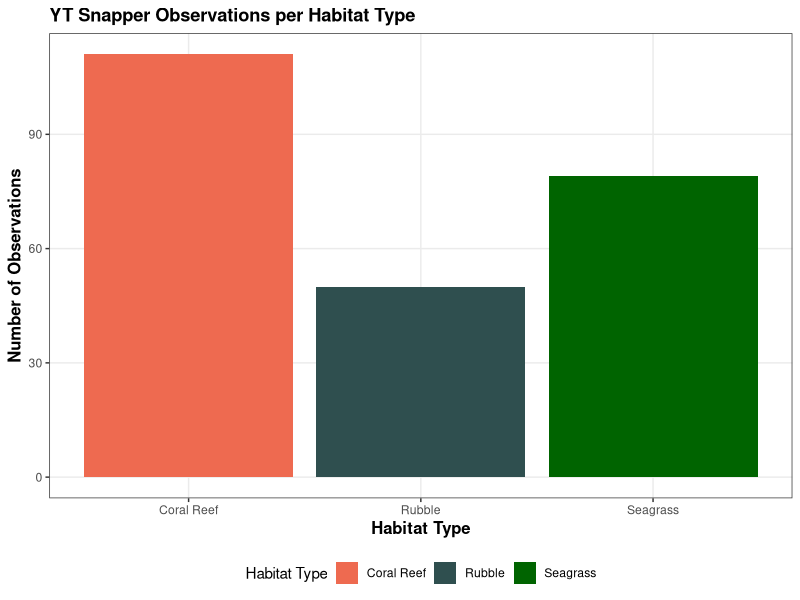
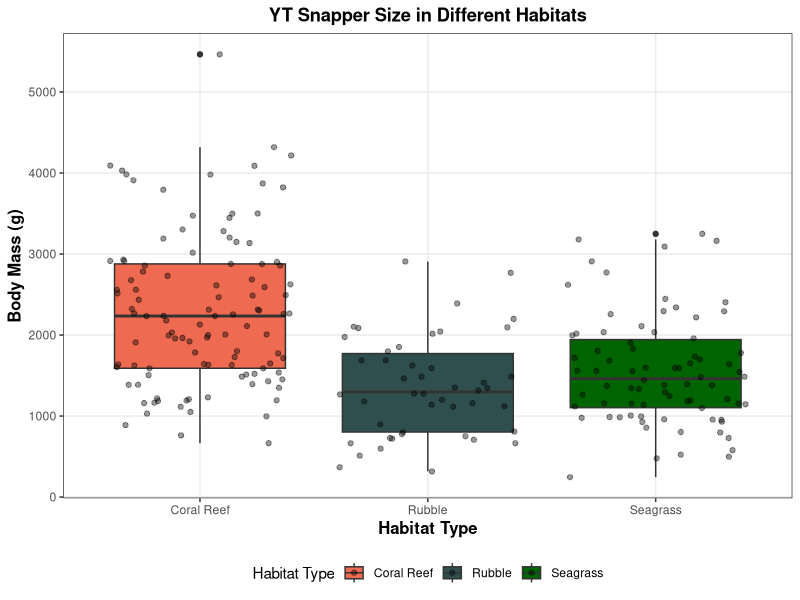
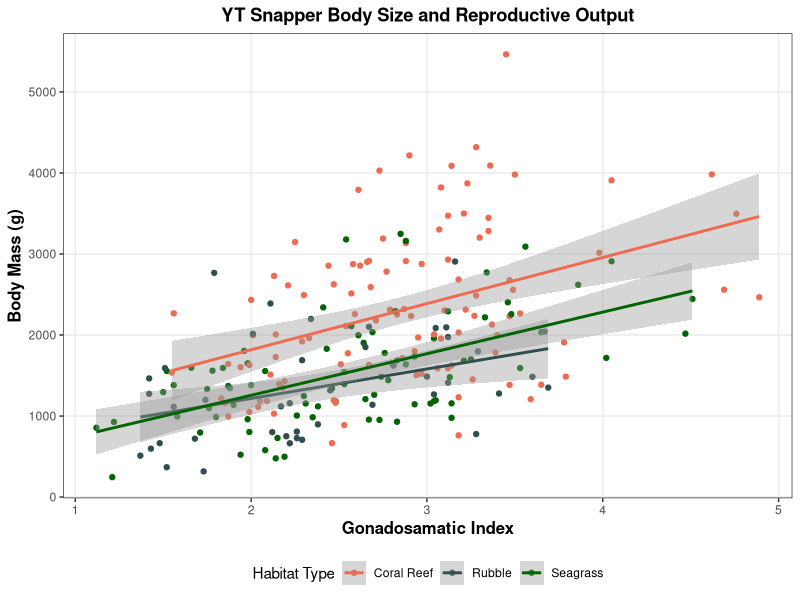
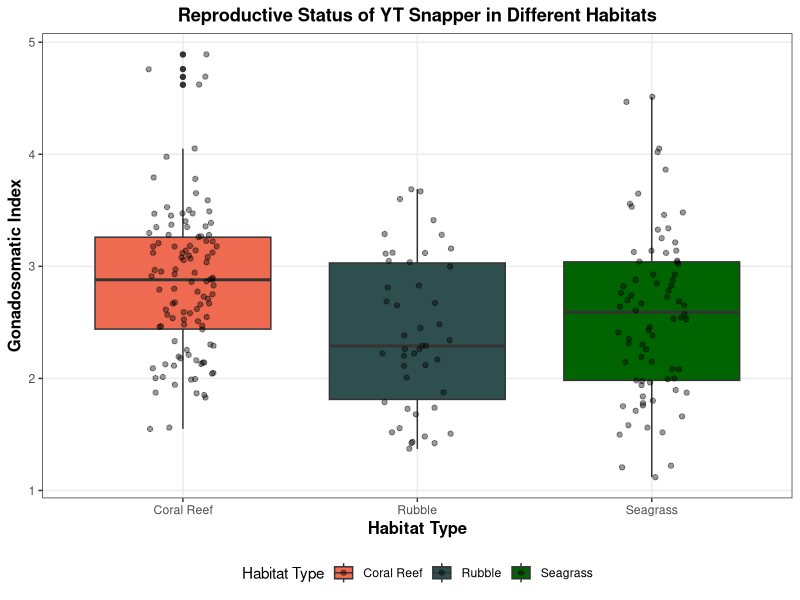
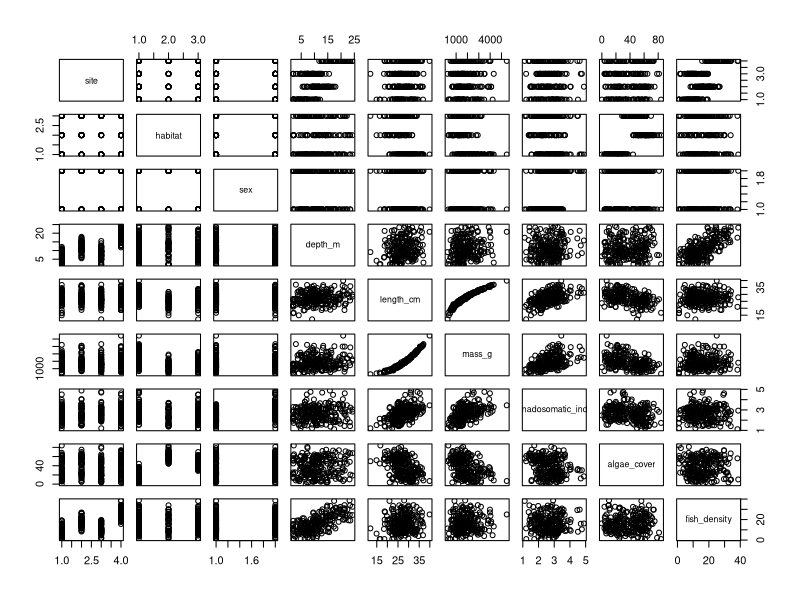

Write the R code that produced these figures, in order.
# MES 503 Lab Assignment 1
# Exploring Ecological Data with ggplot2
# 8/26/2026 
# Created by Kayla Blincow (with help from ChatGPT)
# ------------------------------------------------------------------------------

# INSTRUCTIONS
# Complete this script as you work through the assignment.
# - Replace every "# FILL IN" section with your own code or written response.
# - Comment your code so that someone else can follow your workflow.
# - Do not delete the research questions or prompts.
# - Your script should run from beginning to end without errors.
# - Save this script as: LastName_FirstName_MES503_LabAssignment1.R
# - Submit your completed script to Brightspace by the deadline.


#### SCENARIO ####
# We are biologists interested in yellowtail snapper populations on a protected
# island in the Caribbean. We sample four different sites across the island and
# gather data on different variables associated with the environment and take 
# samples of yellowtail snapper individuals.

# The yellowtail_snapper.csv file contains the data we collected.
# (NOTE: this is a generated dataset, it is not real)

# The variables included are:
# site (shr) - Site on island 
# habitat (chr) - Type of habitat
# sex (chr) - sex of fish individual collected
# depth_m (num) - depth where fish individual was collected
# length_cm (num) - length of fish individual collected
# mass_g (int) - mass of fish individual collected 
# gonadosomatic_index (num) - gonadosomatic index of fish individual collected (percent) 
# algae_cover (num) - estimated algae cover where fish individual was collected (percent)
# fish_density (num) - estimated fish density where fish individual was collected (ind/100 m^2)


#### PART 1: SET UP YOUR SCRIPT & GET TO KNOW YOUR DATA ####

# Load the packages you will need.
# You should only need ggplot2 for this assignment.

library(ggplot2)


# Import your CSV file.
# Update the file path below so that R can find your data.

ytsnap <- read.csv("yellowtail_snapper.csv")


# Take a look at your data.
# Use a function to display the first six rows.

head(ytsnap)


# How many observations are included in the dataset?
# Which variables are categorical?
# Which variables are continuous?

str(ytsnap)
# there are 240 variables
# site, habitat, and sex are categorical 
# depth, length, mass, gonadosomatic index, algae cover, and fish density are continuous 

# What ecological question do you think this dataset could help investigate?

# this data set could help investigate a lot of ecological questions! all this information provides data on yellow tail snapper ecology. it could investigate the difference between male and females, how algae cover may effect habitat selection, habitat selection and site based on fish density, if depth effects their habitat selection, if male and females like to spend time together or not, the maturity of fish and how that may impact some of their preferences based on the gonadosomatic index...


# Identify one variable that could potentially be used as a predictor
# and one variable that could be used as a response.
# Explain your reasoning.

# i think that habitat could be used as a predictor and a response could be fish density.I know that fish can be particular of where they like to hang out, often based on food availability and cover/ nooks and crannies to hide in. If there is a more favorable area for these needs, such as a coral reef, there may be a higher density in fish. In less favorable areas, such as perhaps rubble, there may be a lower density in fish. 



#### PART 2: VISUALIZATION 1 — DESCRIBE THE DATA ####

# RESEARCH QUESTION:
# How are observations distributed among sampling sites?


# Create a visualization showing the number of observations from each habitat type.
#
#
# Your plot should:
# - use an appropriate ggplot2 geom;
# - clearly identify the habitats;
# - have informative axis labels;
# - include an informative title;
# - include at least TWO customization elements from Week 3's lab.

ggplot(data = ytsnap, mapping = aes(x = habitat, 
                     fill = habitat)) +
  geom_bar() + 
  scale_fill_manual(values = c("Coral Reef" = "coral2",
                                "Rubble" = "darkslategray",
                                "Seagrass" = "darkgreen")) + 
  #I added the colors that I felt represented the different sites best, which will help me grasp the data throughout the project
  labs(x = "Habitat Type",
       y = "Number of Observations",
    title = "YT Snapper Observations per Habitat Type",
    fill= "Habitat Type")+
  theme_bw()+
  theme(plot.title = element_text (face = "bold"),
        legend.position = "bottom", 
        axis.title = element_text(size = 12, face= "bold"),
        panel.grid.minor = element_blank()) 

# INTERPRETATION
#
# 1. Which habitat has the largest sample size?
# 2. Which habitat has the smallest sample size?
# 3. Are sample sizes approximately equal among habitats?
# 4. How might differences in sample size influence your ability to compare habitats?


# 1.The coral reef habitat has the largest sample size
# 2.The rubble habitat had the smallest sample size
# 3.The sample sizes are not equal among habitats. 
# 4.Different sample sizes could skew results/ differences between habitats. It is difficult to compare when there are differences in samples, because the group with less samples may not be represented as well and could introduce bias as a group with more samples. 



#### PART 3: VISUALIZATION 2 — COMPARE GROUPS ####

# RESEARCH QUESTION:
# Does body size differ among habitat types?


# Create a visualization that allows you to compare the distribution of body size
# among habitat types.
#
#
# Your plot should:
# - clearly identify the habitat categories;
# - clearly identify the body-size variable;
# - include appropriate labels;
# - include an informative title;
# - use at least TWO customization elements from Week 3's lab.

ggplot(data = ytsnap,
       mapping = aes(x = habitat,
                     y = mass_g,
                     fill = habitat)) + 
  geom_boxplot()+
  geom_jitter(alpha = 0.4)+
  #jitter! I think this good to add to this plot to show the range
  scale_fill_manual(values = c("Rubble" = "darkslategray",
                                "Seagrass" = "darkgreen",  
                                "Coral Reef" = "coral2")) +
  labs (x= "Habitat Type", 
        y = "Body Mass (g)", 
        title = "YT Snapper Size in Different Habitats", 
        fill = "Habitat Type")+
  theme_bw() +
  theme(plot.title = element_text(hjust = 0.5, face = "bold"),
        legend.position = "bottom", 
        axis.title = element_text(size = 12, face= "bold"),
        panel.grid.minor = element_blank()) 



# INTERPRETATION
#
# 1. Which habitat appears to have the largest individuals on average?
# 2. Which habitat shows the greatest amount of variation in body size?
# 3. Do the distributions overlap among habitats?
# 4. Are there any observations that appear unusual or potentially influential?
# 5. Based only on your visualization, would you conclude that habitat causes
#    differences in body size? Why or why not?

# 1. The coral reef habitat appears to have the largest individuals
# 2. Coral reefs also had the greatest variation in body size. 
# 3. The distrubutions do overlap. 
# 4. The only observation I can see that may skew data is the outlier in the coral reef habitat. It appears as though there was once huge fish they recored, in comparison to the other fish in this study. This outlier may be making the coral reef fish average be much bigger. 
# 5. Based on only my observation, I would say that there is no difference in body size based between habitats. This is because I look to see where the standard error bars lay, and I see they are overlapping with other groups. 



#### PART 4: VISUALIZATION 3 — INVESTIGATE A RELATIONSHIP ####

# RESEARCH QUESTION:
# Is body size related to reproductive output?


# Create a visualization investigating the relationship between body size
# and gonadosomatic index (a metric of reproductive output).
#
# Your plot should:
# - use an appropriate visualization for two continuous variables;
# - include a categorical variable using an aesthetic such as color or shape;
# - include appropriate axis labels;
# - include an informative title;
# - use at least TWO customization elements from Week 3's lab.


ggplot(data = ytsnap,
       mapping = aes(x = gonadosomatic_index,
                     y = mass_g,
                     color = habitat))+ 
  geom_point()+ 
  geom_smooth(method = "lm") +
  # this is how to add the line and grey bar around the line to fully understand the direction the data is trending in
  scale_color_manual(values = c("Rubble" = "darkslategray",
                               "Seagrass" = "darkgreen",  
                               "Coral Reef" = "coral2")) +
  labs (x= "Gonadosamatic Index", 
        y = "Body Mass (g)", 
        title = "YT Snapper Body Size and Reproductive Output", 
        color = "Habitat Type")+
  theme_bw()+
  theme(plot.title = element_text(hjust = 0.5, face = "bold"),
      legend.position = "bottom", 
      axis.title = element_text(size = 12, face= "bold"),
      panel.grid.minor = element_blank()) 
# i think a boxplot with jitter is the best way to present this data. A box plot will show the median and range, and a jitter will show how this data would be dispersed. I thought about using a violin plot, but I didnt feel like it the important parts of a data set as well, such as the median and quartiles, to fully understand how the data is spread. 


# INTERPRETATION
#
# 1. Describe the overall relationship between body size and reproductive output.
# 2. Does the relationship appear positive, negative, or absent?
# 3. Are there any unusual observations or potential outliers?
# 4. Based on your visualization, would you expect body size to be a useful
#    predictor of reproductive output? Explain your reasoning.

#1. There appears to be a strong positive linear relationship between gonadosomatic index and body size. 
#2. Positive. What this means is that it appears as body size increases, so does reproductive output. 
#3. There are some outliers, specifically in the coral reef fish, which have a higher body mass
#4. Based on my visualization, I would expect body size to be a good indicator of reproductive output. 



#### PART 5: DEVELOP YOUR OWN ECOLOGICAL QUESTION ####

# Now you will use R more independently.
#
# Develop your own ecological question using the dataset.
#
# Your question must:
# - involve at least two variables;
# - investigate a relationship or difference;
# - be answerable using a visualization;
# - involve an ecological interpretation.


# STEP 1: STATE YOUR QUESTION

# Research Question:

# Is there is a relationship between habitat type and the gonadosomatic index?



# STEP 2: MAKE A PREDICTION

# Before creating your visualization, make a prediction.

# Prediction:
# I predict that gonadosomatic index will be highest in coral reef habitat, and lowest in rubble because a high gonadosmatic index could predict readiness to spawn, and fish may want to spawn in areas with a high amount of resources, such as a coral reef, in comparison to an area with a low amount of resources, such as the rubble habiat. 


# STEP 3: CREATE YOUR VISUALIZATION

# Create an appropriate ggplot2 visualization to investigate your question.
#
# Your plot must:
# - use an appropriate geometry;
# - use appropriate variables;
# - have informative axis labels;
# - have an informative title;
# - include at least THREE customization elements from Week 3's lab.

ggplot(data = ytsnap, aes(x = habitat,
                          y = gonadosomatic_index,
                          fill = habitat)) + 
  geom_boxplot()+ 
  geom_jitter(alpha = 0.4, width = 0.15) +
  scale_fill_manual(values = c("Rubble" = "darkslategray",
                                "Seagrass" = "darkgreen",  
                                "Coral Reef" = "coral2")) +
  labs(x = "Habitat Type", y = "Gonadosomatic Index",
       fill = "Habitat Type",
       title = "Reproductive Status of YT Snapper in Different Habitats") + 
  theme_bw() +
  theme(plot.title = element_text(hjust = 0.5, face = "bold"),
        legend.position = "bottom", 
        axis.title = element_text(size = 12, face= "bold"),
        panel.grid.minor = element_blank()) 



# geom_boxplot()# STEP 4: INTERPRET YOUR VISUALIZATION
#
# Write a short interpretation of your visualization.
#
# Your interpretation should:
# - describe the major pattern you observe;
# - explain whether the results support your prediction;
# - identify important variation or unusual observations;
# - provide a possible ecological explanation for the pattern.

# The coral reef, rubble, and sea grass sights have similar distributions, but the coral reef site does have the highest median gonadosomatic index. I think the coral reef sites have the highest gonadosamtic index, agreeing with my hypothesis, because of the high amount of nutrients and habitability of coral reefs. The coral reef site also had the only outlieers, which were very high, which I think supports my hypothesis as well. The rubble site has the lowest median gonadosomatic index, which also agrees with my hypothesis! I think this is because rubble does not provide the resources fish may want to give their offspring the best chance possible of survival, so therefor, fish with a high gonadosomatic index are not going to rubble sites to reproduce. The sea grass sight interestingly had the widest range. I think this may be because sea grass sights nutrient availability is highly variable, so sometimes if fish are able to find a habitable area for 


#### PART 6: CRITICAL THINKING ####

# Answer each question in complete sentences.
plot(ytsnap)

# 1. ASSOCIATION VS. CAUSATION
#
# One or more of your visualizations may show a relationship between two variables.
# Does observing a relationship between two variables mean that one variable
# causes the other?
#
# Use an example from this dataset to explain your answer.

# Just because there is a relationship between two variables does not mean that one another causes eachother, however, they could be. For example, in this data set, length and mass look to be correlated, but really they are just associated because as a fish gets longer it does get heavier. On the other hand, fish density increases as depth increases, fish density increasing is probably caused by depth increasing in this case.



# 2. CONFOUNDING VARIABLES
#
# Identify one variable in the dataset that could potentially confound one of
# the relationships you investigated.
#
# Explain how this variable could influence the relationship you observed.

# Depth could be a confounding factor in the reproductive status of fish in coral reef, rubble, and seagrass habitats. Depth probably varies for all of these habitats, and if the yellow tail snapper prefers to spawn in a shallower or deeper area, their gonadosomatic index may change based on what depth they are at. 



# 3. SAMPLE SIZE
#
# Why is it important to consider the number of observations represented in each
# group when interpreting your visualizations?

# The number of observations tells you how powerful your statistic may be. If there are few observations, you may not be representing what is actually going on. The more observations, the more confident once can be when interpreting their visualizations. 



# 4. ECOLOGICAL MECHANISMS
#
# Choose one pattern from your visualizations that you find particularly
# interesting.
#
# What ecological mechanism could potentially explain this pattern?
#
# Your explanation should be a hypothesis rather than a claim that you have proven.

# Its interesting to me how much the body sizes vary based on habitat type. Yellow tail snapper body size may be highest in coral reefs due to the abundance of nutrients and hiding structures. 




#### FINAL CHECK ####

# Before submitting, make sure you have:
#
# [ ] Imported the CSV successfully.
# [ ] Included code for exploring the dataset.
# [ ] Created all four required visualizations.
# [ ] Customized your visualizations.
# [ ] Answered all interpretation questions.
# [ ] Developed your own ecological question.
# [ ] Made a prediction before creating your own visualization.
# [ ] Answered all critical-thinking questions.
# [ ] Added comments to explain your code.
# [ ] Checked that your script runs from beginning to end without errors.
#
# SAVE YOUR SCRIPT AND SUBMIT TO BRIGHTSPACE!
